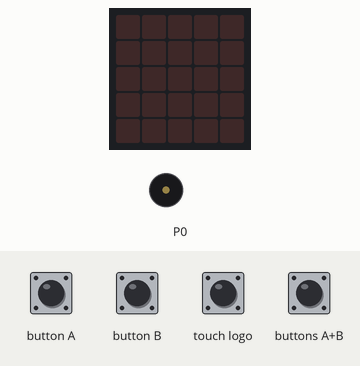
Recording of a program running on a simulated BBC micro:bit (MakeCode). Parts: the board's 5×5 LED display, buzzer (waves = sounding). Inputs (shaded band) come from the test bench.

Above: at 1.2 s.
1.3 s: touch logo pressed for 0.15 s
At 1.7 s:
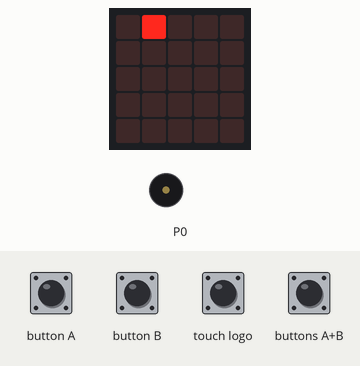
At 2.7 s:
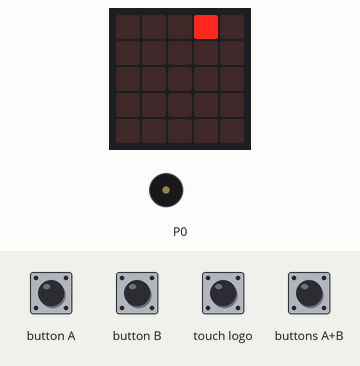
4.3 s: buttons A+B pressed for 1 s
At 4.8 s:
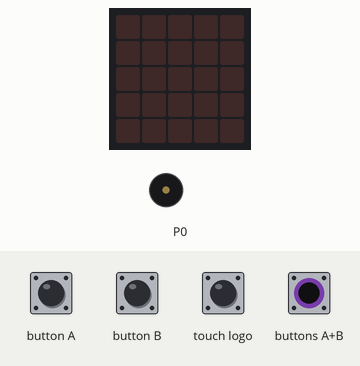
6.8 s: touch logo pressed for 1 s
At 7.7 s:
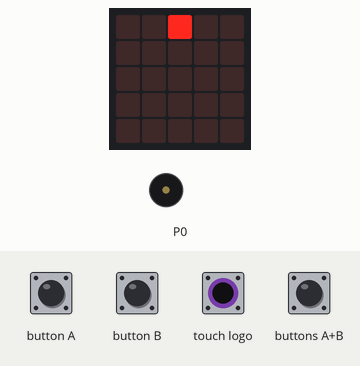
10.8 s: button A pressed for 0.15 s
13.8 s: buttons A+B pressed for 0.15 s
16.8 s: button B pressed for 0.15 s
Timing chart, 0 to 20.8 s (numbered marks = the images above; inputs shaded):
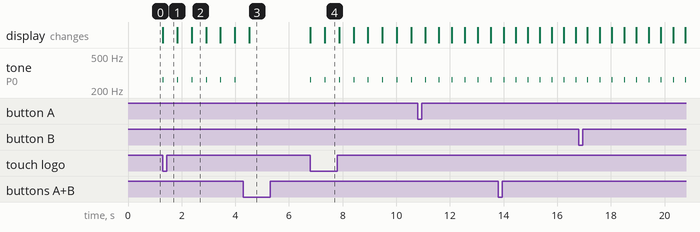

Measured:
- after the input at 1.3 s, tone on P0: alternates 262 Hz for 0.03 s and silent for 0.51 s, starting at once; the display: changes at once (image 1)
- after the input at 4.3 s, tone on P0: stops changing and stays silent; the display: changes after 0.22 s (image 3)
- after the input at 6.8 s, tone on P0: alternates 262 Hz for 0.03 s and silent for 0.51 s, starting at once; the display: first changes at once (image 4 shows a later state)
- what the display in image 2 shows lasts 0.5 s, from 2.4 s to 2.9 s

The program:

main.ts
```typescript
let x = 0
let y = 0
let speed = 0
input.onLogoEvent(TouchButtonEvent.Touched, function () {
    x = 0
    y = 0
    speed = 500
    while (!(input.buttonIsPressed(Button.AB))) {
        if (x != 4 && y == 0) {
            x += 1
            led.plot(x, y)
            music.playTone(262, music.beat(BeatFraction.Sixteenth))
            basic.pause(speed)
            basic.clearScreen()
        }
        if (x == 4 && y != 4) {
            y += 1
            led.plot(x, y)
            music.playTone(262, music.beat(BeatFraction.Sixteenth))
            basic.pause(speed)
            basic.clearScreen()
        }
        if (x != 0 && y == 4) {
            x += -1
            led.plot(x, y)
            music.playTone(262, music.beat(BeatFraction.Sixteenth))
            basic.pause(speed)
            basic.clearScreen()
        }
        if (x == 0 && y != 0) {
            y += -1
            led.plot(x, y)
            music.playTone(262, music.beat(BeatFraction.Sixteenth))
            basic.pause(speed)
            basic.clearScreen()
        }
    }
})
input.onButtonPressed(Button.A, function () {
    speed += -50
})
input.onButtonPressed(Button.B, function () {
    speed += 10
})
```

test.ts
```typescript
// 在此处测试；当此软件包作为插件使用时，将不会编译此软件包。
```
